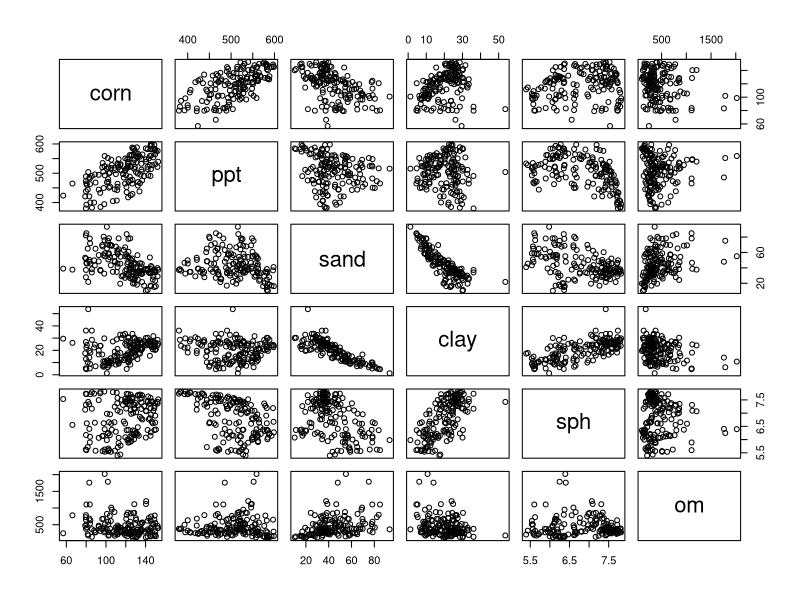
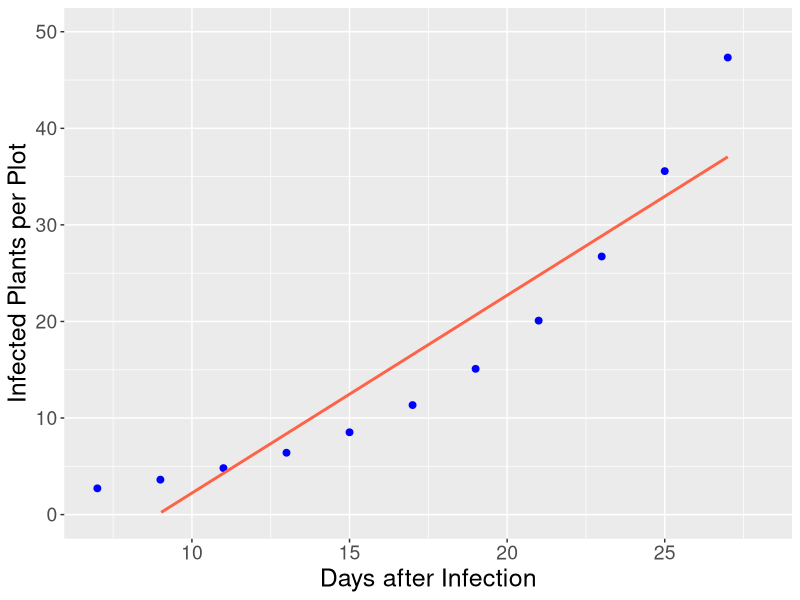
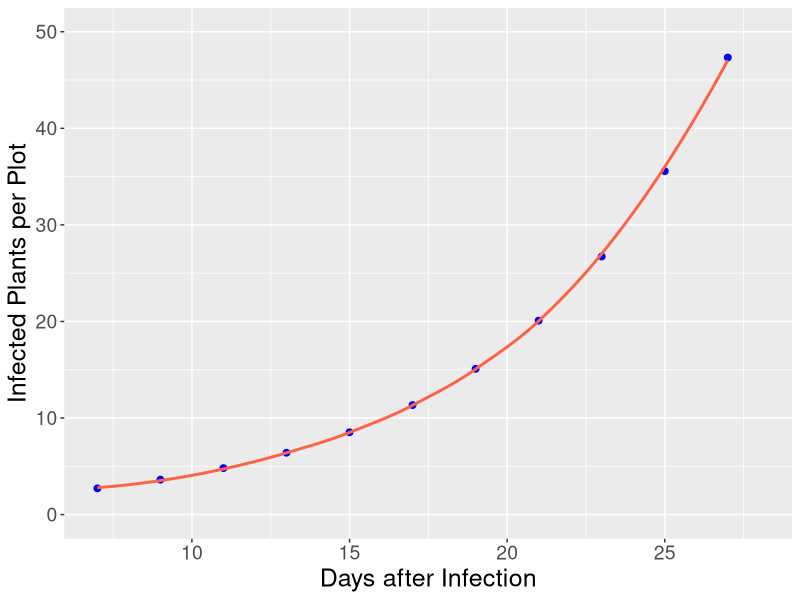
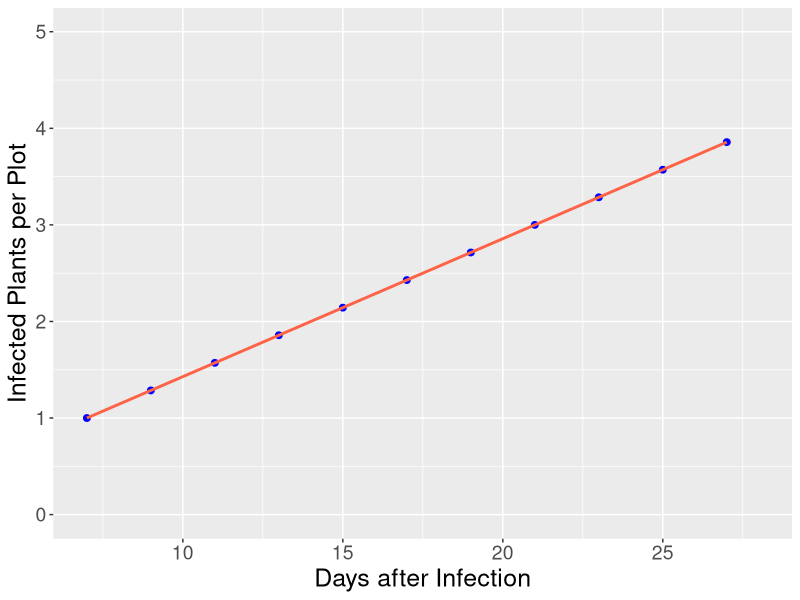
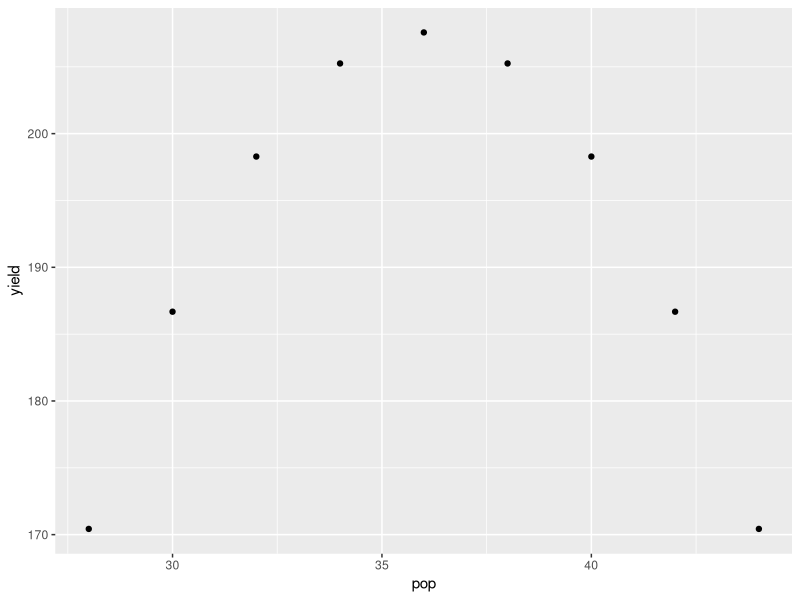
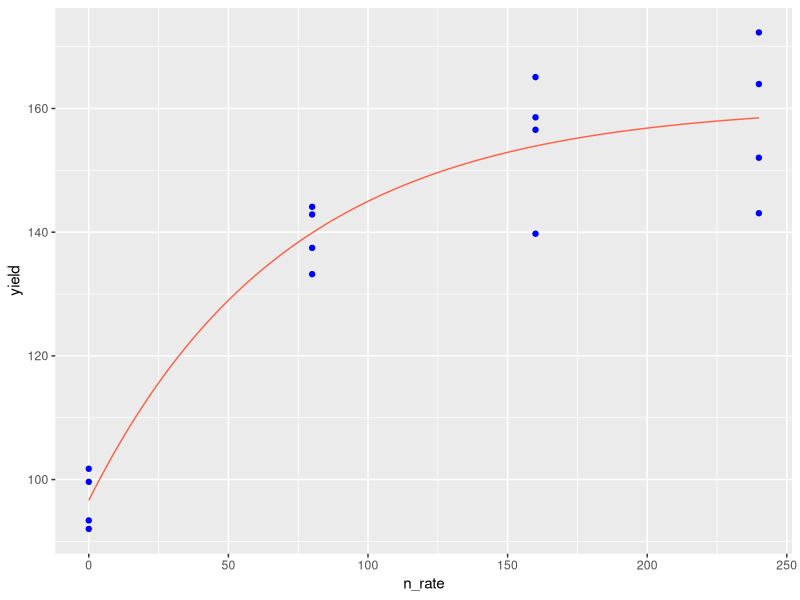
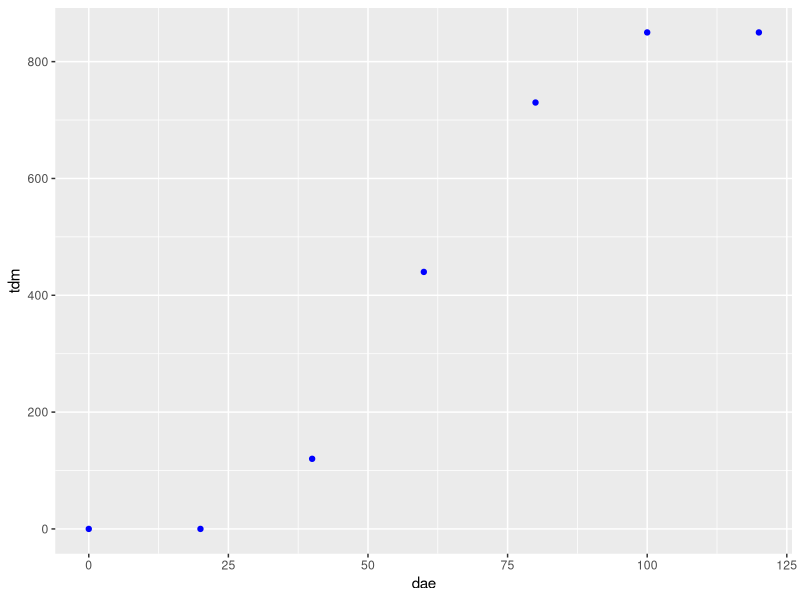
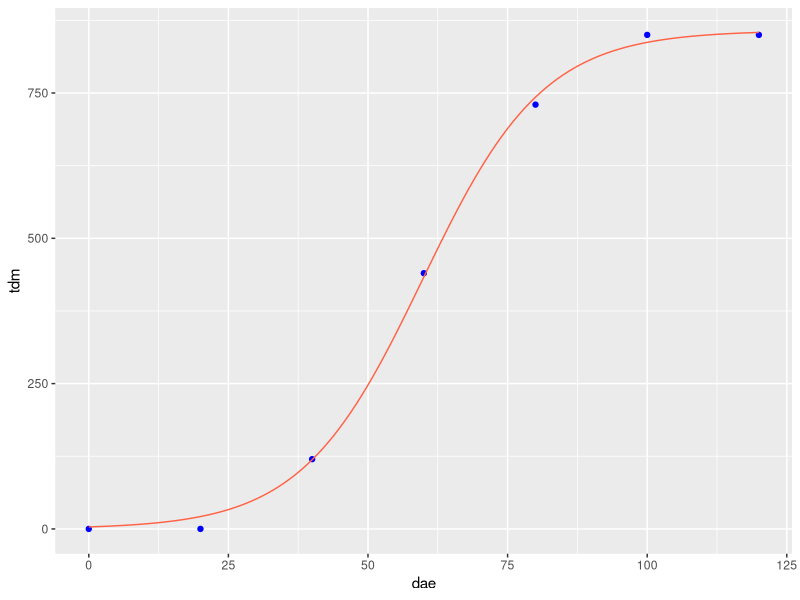

The R source for these figures, in order:
## ---- chunk 1
library(tidyverse)

counties = read.csv("data-unit-11/county_environments.csv")

head(counties)
## ---- chunk 2
counties_mn_wi = counties %>%
  filter(state %in% c("MN", "WI"))
## ---- chunk 3
model_mn_wi = lm(corn ~ ppt + sand + clay + om + sph, data=counties_mn_wi)
summary(model_mn_wi)
## ---- chunk 4
set.seed(092220)
counties_mn_wi_gd = counties_mn_wi %>%
  mutate(gd_concerts = sample(c(1:40), 159, replace = TRUE))
head(counties_mn_wi_gd)
## ---- chunk 5
model_mn_wi_gd = lm(corn ~ ppt + sand + clay + om + sph + gd_concerts, data=counties_mn_wi_gd)
summary(model_mn_wi_gd)
## ---- chunk 6
yield_predictors = counties_mn_wi %>%
  dplyr::select(corn, ppt, sand, clay, sph, om) %>%
  na.omit() %>%
  as.data.frame()

plot(yield_predictors)
## ---- chunk 7
library(psych)
partial.r(yield_predictors)
## ---- chunk 8
library(caret)

# Define training control
set.seed(123)
train.control <- trainControl(method = "repeatedcv", 
                              number = 10, repeats = 3)
# Train the model
model <- train(corn ~ ppt + sand + clay + om + sph, data=yield_predictors, method = "lm",
               trControl = train.control)
# Summarize the results
print(model)
## ---- chunk 9
full_model = lm(corn ~ ppt + sand + clay + om + sph, data=counties_mn_wi)
summary(full_model)
## ---- chunk 10
model_no_clay = lm(corn ~ ppt + sand + om + sph, data=counties_mn_wi)
summary(model_no_clay)
## ---- chunk 11
library(caret)

# Define training control
set.seed(123)
train.control <- trainControl(method = "repeatedcv", 
                              number = 10, repeats = 3)
# Train the model
model <- train(corn ~ ppt + sand + om + sph, data=yield_predictors, method = "lm",
               trControl = train.control)
# Summarize the results
print(model)
## ---- chunk 12
model_no_clay_sand = lm(corn ~ ppt + om + sph, data=counties_mn_wi)
summary(model_no_clay_sand)
## ---- chunk 13
library(caret)

# Define training control
set.seed(123)
train.control <- trainControl(method = "repeatedcv", 
                              number = 10, repeats = 3)
# Train the model
model <- train(corn ~ ppt + om + sph, data=yield_predictors, method = "lm",
               trControl = train.control)
# Summarize the results
print(model)
## ---- chunk 14
library(tidyverse)
exponential = data.frame(x = seq(from=7, to=28, by=2))
exponential_final = exponential %>%
  mutate(y = exp(x/7)) %>%
  mutate(log_y = log(y)) 

exponential_final %>%
  ggplot(aes(x=x, y=y)) +
  geom_point(size=2, color="blue") +
  geom_smooth(method='lm', color = "tomato", se=FALSE) + 
  labs(x = "Days after Infection", y = "Infected Plants per Plot") +
  lims(x = c(7,28), y=c(0,50)) +
  theme(axis.title = element_text(size=18),
        axis.text = element_text(size=14))
  
## ---- chunk 15
exponential_final %>%
  ggplot(aes(x=x, y=y)) +
  geom_point(size=2, color="blue") +
  geom_smooth(method='loess', color = "tomato", se=FALSE) + 
  labs(x = "Days after Infection", y = "Infected Plants per Plot") +
  lims(x = c(7,28), y=c(0,50)) +
  theme(axis.title = element_text(size=18),
        axis.text = element_text(size=14))
## ---- chunk 16
exponential_final %>%
  dplyr::select(x, y)
## ---- chunk 17
exponential_final %>%
  dplyr::select(x, y) %>%
  mutate(log_y = log(y))
## ---- chunk 18

exponential_final %>%
  ggplot(aes(x=x, y=log_y)) +
  geom_point(size=2, color="blue") +
  geom_smooth(method='loess', color = "tomato", se=FALSE) + 
  labs(x = "Days after Infection", y = "Infected Plants per Plot") +
  lims(x = c(7,28), y=c(0,5)) +
  theme(axis.title = element_text(size=18),
        axis.text = element_text(size=14))
## ---- chunk 19
names
infection_linear_model = lm(log_y ~ x, exponential_final)
summary(infection_linear_model)
## ---- chunk 20
paste("log_y =", 0 + 0.1429*15)
## ---- chunk 21
paste("y =", exp(2.1435))
## ---- chunk 22
plant_density_data_pre = data.frame(pop = seq(28, 44, 4),
                                yield = c(170, 200, 205, 200,170)) %>%
  mutate(pop2 = pop^2) 
  
pop_model = lm(yield ~ pop + pop2, data = plant_density_data_pre)

plant_density_data = data.frame(pop = seq(28, 44, 2)) %>%
  mutate(pop2 = pop^2)

plant_density_data$yield = predict(pop_model, plant_density_data)

plant_density_data %>%
  ggplot(aes(x = pop, y = yield)) +
  geom_point()

## ---- chunk 23
pop_model = lm(yield ~ pop + pop2, data = plant_density_data)
summary(pop_model)
## ---- chunk 24
corn_n_mono = read.csv("data-unit-11/corn_nrate_mono.csv")
p = corn_n_mono %>%
  ggplot(aes(x=n_rate, y=yield)) +
  geom_point(color="blue")


## ---- chunk 25
corn_n_mono_asym = stats::nls(yield ~ SSasymp(n_rate,init,m,plateau), data=corn_n_mono)
summary(corn_n_mono_asym)
## ---- chunk 26
test_data = data.frame(n_rate = seq(0,240,1))
test_data$pred = predict(corn_n_mono_asym, test_data)

p + geom_line(data = test_data, aes(x=n_rate, y=pred), color="tomato")
## ---- chunk 27

soybean_tdm = read.csv("data-unit-11/soybean_dae_tdm_logis.csv")

p_soy = soybean_tdm %>%
  ggplot(aes(x=dae, y=tdm)) +
  geom_point(color="blue")

p_soy
## ---- chunk 28
soybean_tdm_model = stats::nls(tdm ~ SSlogis(dae, Asym, xmid, scal), data=soybean_tdm)
summary(soybean_tdm_model)
## ---- chunk 29
test_data_soy = data.frame(dae=seq(0,120,1))
test_data_soy$pred = predict(soybean_tdm_model, test_data_soy)

p_soy + geom_line(data = test_data_soy, aes(x=dae, y=pred), color="tomato")
## ---- chunk 30
wheat_blast = read.csv("data-unit-11/wheat_blast_wetting_intensity.csv")
p_wheat = wheat_blast %>%
  ggplot(aes(x=wetting_period, y=intensity)) +
  geom_point(color="blue")

p_wheat
## ---- chunk 31
wheat_blast_model_logist = stats::nls(intensity ~ SSlogis(wetting_period, Asym, xmid, scal), data=wheat_blast)
summary(wheat_blast_model_logist)
## ---- chunk 32
test_data_wheat_log = data.frame(wetting_period = seq(1,40,1))
test_data_wheat_log$pred = predict(wheat_blast_model_logist, test_data_wheat_log)

p_wheat + geom_line(data=test_data_wheat_log, aes(x=wetting_period, y=pred), color="tomato")

## ---- chunk 33
library(tidyverse)
county_corn_data = read.csv("data-unit-11/exercise_data/county_environments.csv")
head(county_corn_data)

ia_and_il_corn = county_corn_data %>%
  filter(state %in% c("IL", "IA"))

head(ia_and_il_corn)

## ---- chunk 34
ia_and_illinois_model = lm(corn ~ ppt + whc + sand + silt + clay + om, data = ia_and_il_corn)
## ---- chunk 35
library(broom)
tidy(ia_and_illinois_model)
## ---- chunk 36
glance(ia_and_illinois_model)
## ---- chunk 37
thompson_corn = read.csv("data-unit-11/exercise_data/thompson_corn.csv")
head(thompson_corn)


thompsom_model =  lm(yield ~ temp6 + rain6 + rain7 + temp7, thompson_corn)
## ---- chunk 38
library(broom)

tidy(thompsom_model)
## ---- chunk 39
glance(thompsom_model)
## ---- chunk 40
library(tidyverse)
county_corn_data = read.csv("data-unit-11/exercise_data/county_environments.csv")

ia_and_il_corn = county_corn_data %>%
  filter(state %in% c("IL", "IA"))

ia_and_illinois_model = lm(corn ~ ppt + whc + sand + silt + clay + om, data = ia_and_il_corn)
## ---- chunk 41
variables_of_interest = ia_and_il_corn %>%
  dplyr::select(ppt, whc, sand, silt, clay, om)

## ---- chunk 42
plot(variables_of_interest)
## ---- chunk 43
library(psych)

partial.r(variables_of_interest)
## ---- chunk 44
library(caret)

# Leave this as-is -- tells R to conduct 10-fold cross validation
set.seed(123)
train.control <- trainControl(method = "repeatedcv", 
                              number = 10, repeats = 3)

# Modify this with your model and dataset
model <- train(corn ~ ppt + whc + sand + silt + clay + om, data=ia_and_il_corn, method = "lm", trControl = train.control)
# Summarize the results
print(model)
## ---- chunk 45
thompson_corn = read.csv("data-unit-11/exercise_data/thompson_corn.csv")

thompsom_model =  lm(yield ~ rain6 + rain7 + temp6 + temp7, thompson_corn)
## ---- chunk 46


## ---- chunk 47

## ---- chunk 48
library(caret)

# Define training control
set.seed(123)
train.control <- trainControl(method = "repeatedcv", 
                              number = 10, repeats = 3)


## ---- chunk 49
library(tidyverse)
county_corn_data = read.csv("data-unit-11/exercise_data/county_environments.csv")

ia_and_il_corn = county_corn_data %>%
  filter(state %in% c("IL", "IA"))

ia_and_illinois_model = lm(corn ~ ppt + whc + sand + silt + clay + om, data = ia_and_il_corn)
## ---- chunk 50
variables_of_interest = ia_and_il_corn %>%
  dplyr::select(ppt, whc, sand, silt, clay, om)

## ---- chunk 51
library(psych)
partial.r(variables_of_interest)

## ---- chunk 52
library(caret)

# Define training control
set.seed(123)
train.control <- trainControl(method = "repeatedcv", 
                              number = 10, repeats = 3)
# Train the model
model <- train(corn ~ ppt + whc + sand + silt + clay + om, data=ia_and_il_corn, method = "lm",
               trControl = train.control)
# Summarize the results
print(model)
## ---- chunk 53
model_wo_sand = lm(corn ~ ppt + whc + silt + clay + om, data = ia_and_il_corn)
## ---- chunk 54
library(broom)

tidy(model_wo_sand)
## ---- chunk 55
glance(model_wo_sand)
## ---- chunk 56
# Define training control
set.seed(123)
train.control <- trainControl(method = "repeatedcv", 
                              number = 10, repeats = 3)
# Train the model
model <- train(corn ~ ppt + whc + silt + clay + om, data=ia_and_il_corn, method = "lm",
               trControl = train.control)
# Summarize the results
print(model)
## ---- chunk 57
model_wo_sand_silt = lm(corn ~ ppt + whc + clay + om, data = ia_and_il_corn)
## ---- chunk 58
tidy(model_wo_sand_silt)
## ---- chunk 59
glance(model_wo_sand_silt)
## ---- chunk 60
# Define training control
set.seed(123)
train.control <- trainControl(method = "repeatedcv", 
                              number = 10, repeats = 3)
# Train the model
model <- train(corn ~ ppt + whc + clay + om, data=ia_and_il_corn, method = "lm", trControl = train.control)
# Summarize the results
print(model)
## ---- chunk 61
thompson_corn = read.csv("data-unit-11/exercise_data/thompson_corn.csv")

thompsom_model =  lm(yield ~ rain6 + rain7 + temp6 + temp7, thompson_corn)
## ---- chunk 62
tidy(thompsom_model)
## ---- chunk 63
glance(thompsom_model)
## ---- chunk 64
library(caret)

# Define training control
set.seed(123)
train.control <- trainControl(method = "repeatedcv", 
                              number = 10, repeats = 3)
# Train the model
model <- train(yield ~ rain6 + rain7 + temp6 + temp7, data=thompson_corn, method = "lm", trControl = train.control)
# Summarize the results
print(model)
## ---- chunk 65
thompsom_model_wo_temp6 =  lm(yield ~ rain6 + rain7 + temp7, thompson_corn)
## ---- chunk 66
tidy(thompsom_model_wo_temp6)
## ---- chunk 67
glance(thompsom_model_wo_temp6)
## ---- chunk 68
library(caret)

# Define training control
set.seed(123)
train.control <- trainControl(method = "repeatedcv", 
                              number = 10, repeats = 3)
# Train the model
model <- train(yield ~ rain6 + rain7 + temp7, data=thompson_corn, method = "lm", trControl = train.control)
# Summarize the results
print(model)
## ---- chunk 69
thompsom_model_wo_temp6 =  lm(yield ~ rain6 + rain7 + temp7, thompson_corn)

## ---- chunk 70
tidy(thompsom_model_wo_temp6)

## ---- chunk 71
glance(thompsom_model_wo_temp6)
## ---- chunk 72
library(caret)

# Define training control
set.seed(123)
train.control <- trainControl(method = "repeatedcv", 
                              number = 10, repeats = 3)
# Train the model
model <- train(yield ~ rain6 + rain7 + temp7, data=thompson_corn, method = "lm", trControl = train.control)
# Summarize the results
print(model)
## ---- chunk 73
library(tidyverse)
silage = read.csv("data-unit-11/exercise_data/corn_silage_pop_mono.csv")
head(silage)
## ---- chunk 74
p = silage %>%
  ggplot(aes(x=population, y=yield)) +
  geom_point()

p
## ---- chunk 75
silage_mono = stats::nls(yield ~ SSasymp(population,init,m,plateau), data=silage)

summary(silage_mono)
## ---- chunk 76
silage_predicted = data.frame(                  # this tells R to create a new data frame called silage_predicted 
  population =                                  # this tells R to create a new column named "n_rate"
    seq(from=0,to=10.4,by=0.1)                  # this creates a sequence of numbers from 0 to 10.4, in increments of 0.1
  )

silage_predicted

## ---- chunk 77
silage_predicted$yield = predict(silage_mono, silage_predicted)

## ---- chunk 78
p + 
  geom_line(data = silage_predicted, aes(x=population, y=yield), color="tomato")
## ---- chunk 79
velvetleaf = read.csv("data-unit-11/exercise_data/velveleaf_gdd_lai_gomp.csv")
head(velvetleaf)
## ---- chunk 80
pV = velvetleaf %>%
  ggplot(aes(x=gdd, y=la)) +
  geom_point()

pV
## ---- chunk 81
velvetleaf_log = stats::nls(la ~ SSlogis(gdd, Asym, xmid, scal), data=velvetleaf)

summary(velvetleaf_log)
## ---- chunk 82
velvetleaf_predicted = data.frame(              # this tells R to create a new data frame called velvetleaf_predicted 
  gdd =                                         # this tells R to create a new column named "gdd"
    seq(from=100,to=600,by=10)                  # this creates a sequence of numbers from 100 to 600, in increments of 10
  )

velvetleaf_predicted

## ---- chunk 83
velvetleaf_predicted$la = predict(velvetleaf_log, velvetleaf_predicted)

## ---- chunk 84
pV + 
  geom_line(data = velvetleaf_predicted, aes(x=gdd, y=la), color="tomato")

## ---- chunk 85
ryegrass = read.csv("data-unit-11/exercise_data/ryegrass_soil_p_mono.csv")
head(ryegrass)
## ---- chunk 86

## ---- chunk 87

## ---- chunk 88

## ---- chunk 89

## ---- chunk 90

## ---- chunk 91
aspergillus = read.csv("data-unit-11/exercise_data/aspergillus_hours_density_logist.csv")
head(aspergillus)
## ---- chunk 92

## ---- chunk 93

## ---- chunk 94

## ---- chunk 95

## ---- chunk 96

